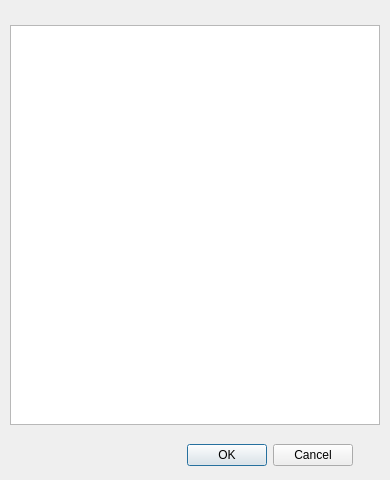
<?xml version="1.0" encoding="UTF-8"?>
<ui version="4.0">
 <class>Form</class>
 <widget class="QWidget" name="Form">
  <property name="geometry">
   <rect>
    <x>0</x>
    <y>0</y>
    <width>390</width>
    <height>480</height>
   </rect>
  </property>
  <property name="sizePolicy">
   <sizepolicy hsizetype="Preferred" vsizetype="Preferred">
    <horstretch>0</horstretch>
    <verstretch>0</verstretch>
   </sizepolicy>
  </property>
  <property name="maximumSize">
   <size>
    <width>450</width>
    <height>480</height>
   </size>
  </property>
  <property name="windowTitle">
   <string>Form</string>
  </property>
  <widget class="QTableView" name="tableView">
   <property name="geometry">
    <rect>
     <x>10</x>
     <y>25</y>
     <width>370</width>
     <height>400</height>
    </rect>
   </property>
   <property name="sizePolicy">
    <sizepolicy hsizetype="Preferred" vsizetype="Preferred">
     <horstretch>0</horstretch>
     <verstretch>0</verstretch>
    </sizepolicy>
   </property>
   <property name="maximumSize">
    <size>
     <width>430</width>
     <height>450</height>
    </size>
   </property>
   <property name="lineWidth">
    <number>1</number>
   </property>
   <property name="sizeAdjustPolicy">
    <enum>QAbstractScrollArea::AdjustToContents</enum>
   </property>
   <property name="autoScrollMargin">
    <number>18</number>
   </property>
   <property name="alternatingRowColors">
    <bool>true</bool>
   </property>
   <property name="iconSize">
    <size>
     <width>0</width>
     <height>0</height>
    </size>
   </property>
   <property name="textElideMode">
    <enum>Qt::ElideRight</enum>
   </property>
   <property name="sortingEnabled">
    <bool>false</bool>
   </property>
   <attribute name="horizontalHeaderCascadingSectionResizes">
    <bool>false</bool>
   </attribute>
   <attribute name="horizontalHeaderStretchLastSection">
    <bool>false</bool>
   </attribute>
   <attribute name="verticalHeaderStretchLastSection">
    <bool>false</bool>
   </attribute>
  </widget>
  <widget class="QDialogButtonBox" name="buttonBox">
   <property name="geometry">
    <rect>
     <x>170</x>
     <y>440</y>
     <width>200</width>
     <height>30</height>
    </rect>
   </property>
   <property name="toolTip">
    <string>&lt;html&gt;&lt;head/&gt;&lt;body&gt;&lt;p&gt;Save&lt;/p&gt;&lt;/body&gt;&lt;/html&gt;</string>
   </property>
   <property name="standardButtons">
    <set>QDialogButtonBox::Cancel|QDialogButtonBox::Ok</set>
   </property>
   <property name="centerButtons">
    <bool>true</bool>
   </property>
  </widget>
 </widget>
 <resources/>
 <connections/>
</ui>
